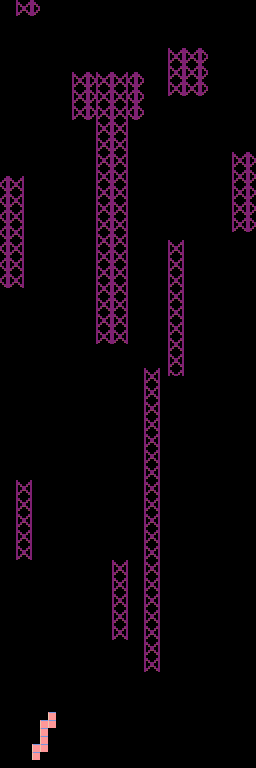

This game map was drawn from its Tiled (.tmx) file and the tilesets committed beside it. A one-line description and the trimmed map source follow:
An orthogonal 32x96 tile map with 8x8 px tiles, 2 tile layers (タイルレイヤー2, タイルレイヤー1).

<map version="1.10" tiledversion="1.11.2" orientation="orthogonal" renderorder="right-down" width="32" height="96" tilewidth="8" tileheight="8" infinite="0" nextlayerid="4" nextobjectid="1">
 <tileset firstgid="1" name="img00" tilewidth="8" tileheight="8" tilecount="1024" columns="32">
  <image source="img00.png" trans="000000" width="256" height="256" />
 </tileset>
 <layer id="3" name="タイルレイヤー2" width="32" height="96" offsetx="0" offsety="-256" parallaxy="0.5">
  <data>[3072 cells, 1731 non-empty, 5 distinct tile ids]</data>
 </layer>
 <layer id="1" name="タイルレイヤー1" width="32" height="96" offsetx="-0.666667" offsety="0.666667">
  <data>[3072 cells, 3072 non-empty, 10 distinct tile ids]</data>
 </layer>
</map>